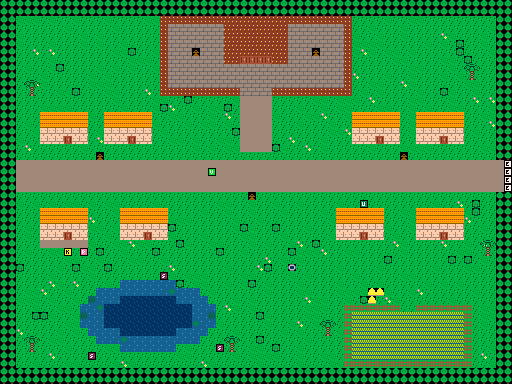

Rendered tile map (Tiled .tmx) drawn with the repository's tilesets; below, a short description and the map source with its tile grids summarised:
An orthogonal 64x48 tile map with 8x8 px tiles, 2 tile layers (ground, things).

<map version="1.10" tiledversion="1.10.2" orientation="orthogonal" renderorder="right-down" width="64" height="48" tilewidth="8" tileheight="8" infinite="0" nextlayerid="3" nextobjectid="1">
 <tileset firstgid="1" source="sprites.tsx" />
 <layer id="1" name="ground" width="64" height="48">
  <data>[3072 cells, 3072 non-empty, 22 distinct tile ids]</data>
 </layer>
 <layer id="2" name="things" width="64" height="48">
  <data>[3072 cells, 35 non-empty, 10 distinct tile ids]</data>
 </layer>
</map>
